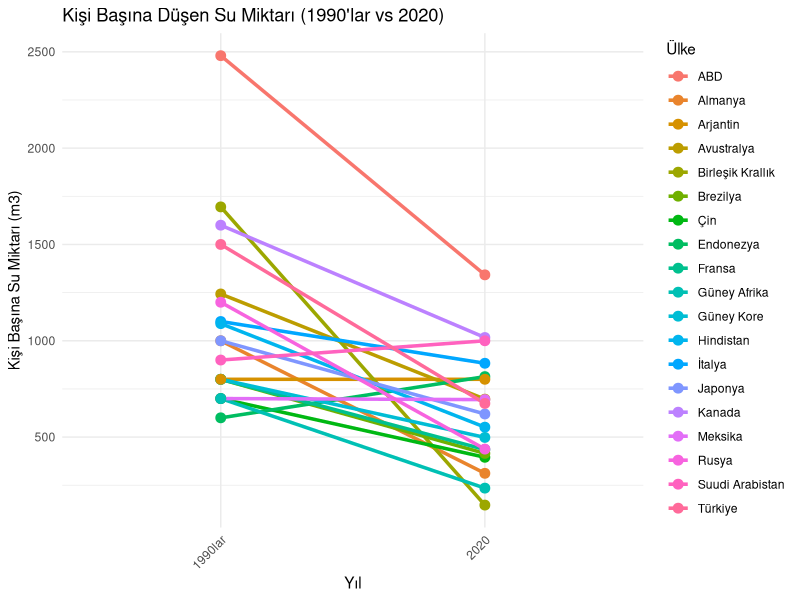

Source code (R):

install.packages("ggplot2")
library(ggplot2)
library(tidyr)
Sys.setlocale("LC_ALL", "Turkish")
library(readxl)
yillaragore <- read_excel("yillaragore.xlsx")
View(yillaragore)

colnames(yillaragore) <- c("Ulke", "1990lar", "2020")

su_tuketimi_long <- pivot_longer(yillaragore, cols = c("1990lar", "2020"), 
                                 names_to = "Yıl", values_to = "Su Miktarı")


ggplot(su_tuketimi_long, aes(x = Yıl, y = `Su Miktarı`, group = Ulke, color = Ulke)) +
  geom_line(size = 1.2) +
  geom_point(size = 3) +
  theme_minimal() +
  labs(title = "Kişi Başına Düşen Su Miktarı (1990'lar vs 2020)",
       x = "Yıl",
       y = "Kişi Başına Su Miktarı (m3)",
       color = "Ülke") +
  theme(axis.text.x = element_text(angle = 45, hjust = 1))